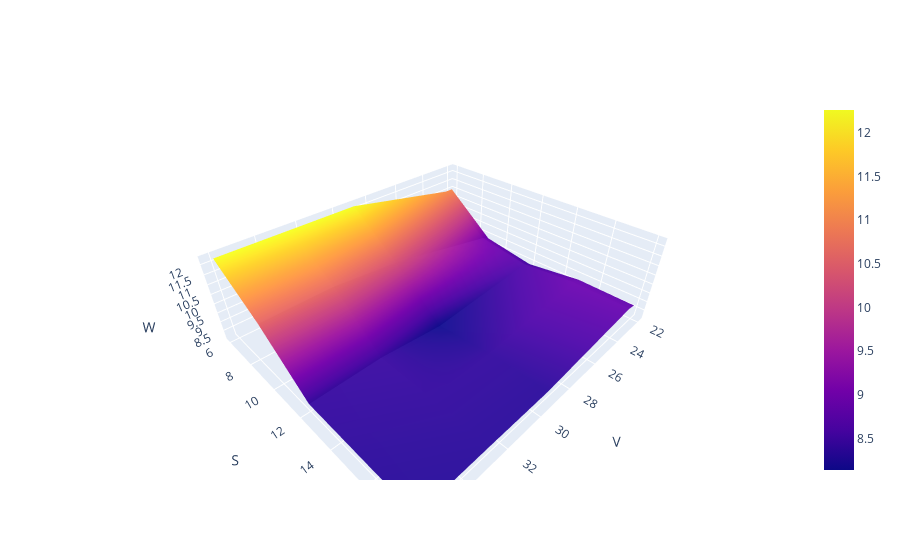

Source (notebook cell):
### Code cell
x = data['V'].sort_values()
y = data['S'].sort_values()
xx, yy = np.meshgrid(x, y)
zz = f4(xx, yy)

fig = go.Figure(data =
    go.Surface(
        z=zz,
        x=x,
        y=y
    ))
fig.update_layout(scene = dict(
                    xaxis_title='V',
                    yaxis_title='S',
                    zaxis_title='W'))
fig.show()

### Figure 1 — Plotly figure (JSON) as saved in the notebook; plotly's stock layout.template omitted (floating-point values rounded to 4 significant figures; data arrays with more than 128 entries replaced by an {"elided": "..."} marker saying what was removed)
{"data": [{"type": "surface", "x": [22, 22.5, 22.5, 22.5, 22.5, 22.5, 22.5, 22.5, 22.5, 29, 29, 29, 29, 29, 29, 29, 29, 29, 29, 29, 29, 29, 32.5, 32.5, 32.5, 32.5, 32.5, 32.5, 32.5, 32.5, 36], "y": [6, 9, 9, 9, 9, 9, 9, 9, 9, 12, 12, 12, 12, 12, 12, 12, 12, 12, 12, 12, 12, 12, 15, 15, 15, 15, 15, 15, 15, 15, 18], "z": {"elided": "31x31 float values"}}], "layout": {"scene": {"xaxis": {"title": {"text": "V"}}, "yaxis": {"title": {"text": "S"}}, "zaxis": {"title": {"text": "W"}}}}}
